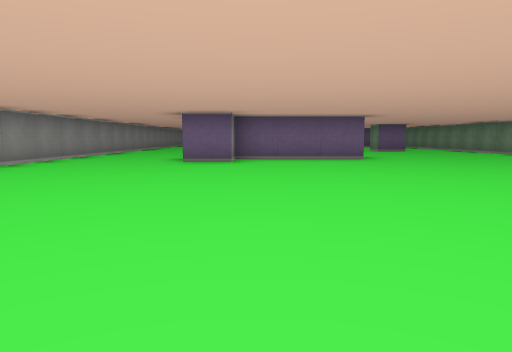
View 1 (above)

24 first-person views from a walk through a cub3D ray-caster map. The camera is about half as high as the walls, tilts 6° down and sees 70° across. The floor is counted in squares. Each view is taken from the middle of a square. On the plan, view 1 faces up. The plan holds only what a view shows up to about 9 squares ahead; the rest is blank.

View 2
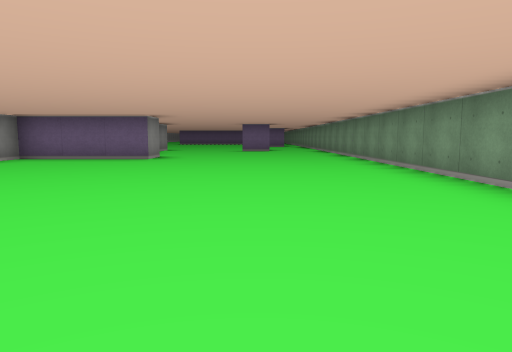

View 3
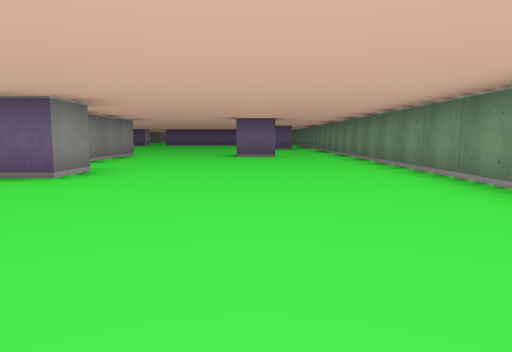

View 4
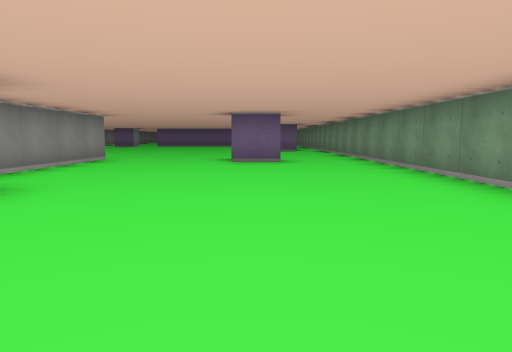

View 5
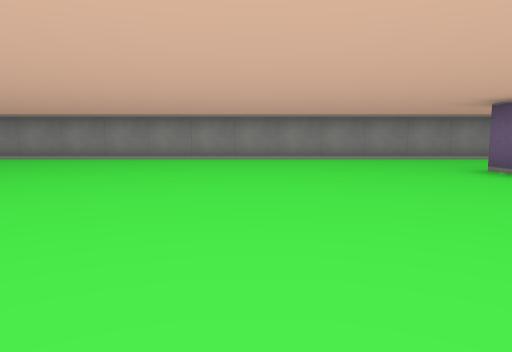

View 6
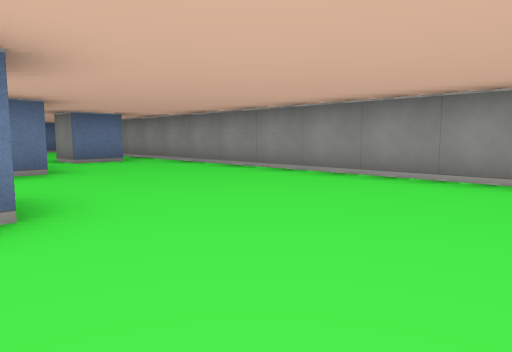

View 7
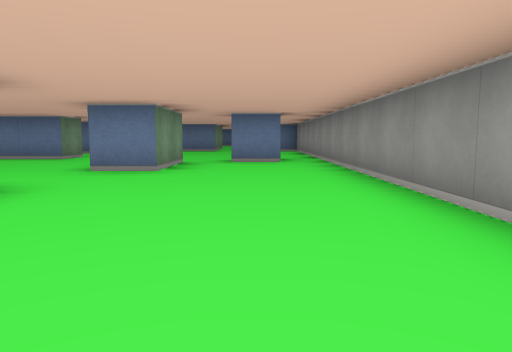

View 8
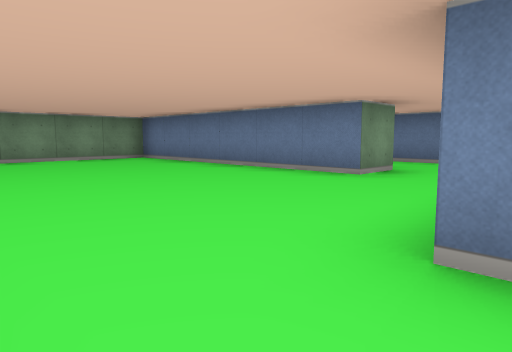

View 9
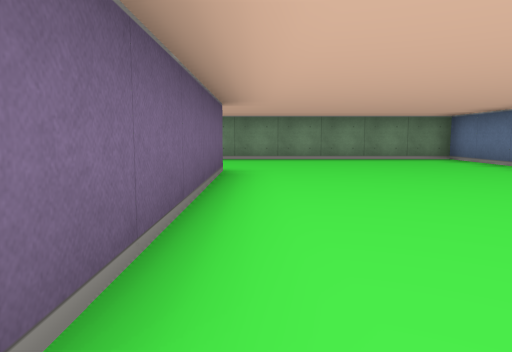

View 10
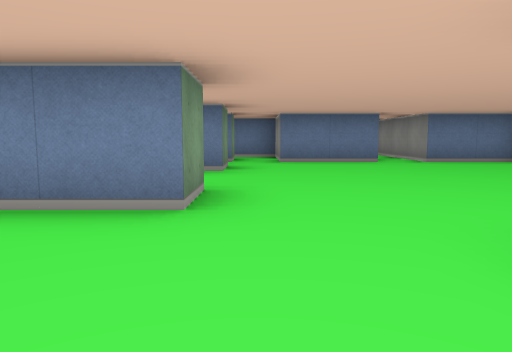

View 11
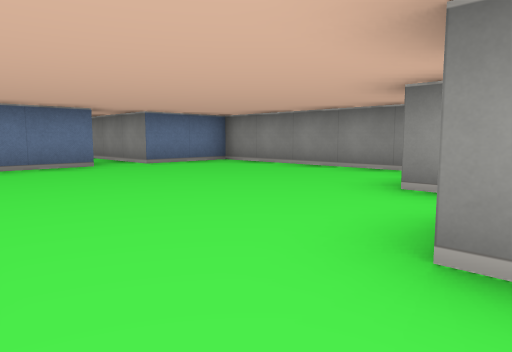

View 12
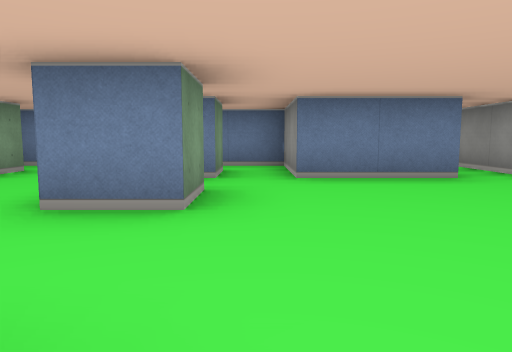

View 13
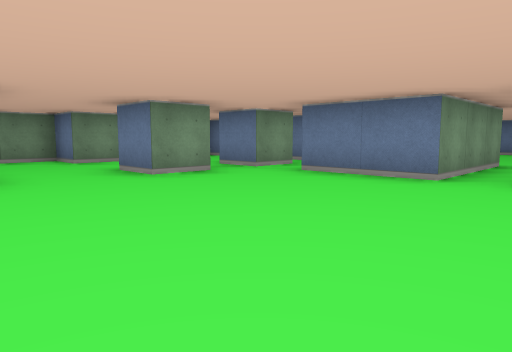

View 14
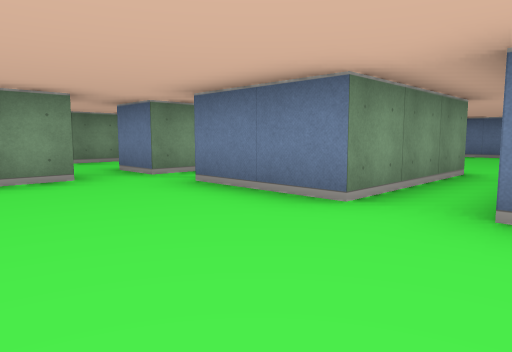

View 15
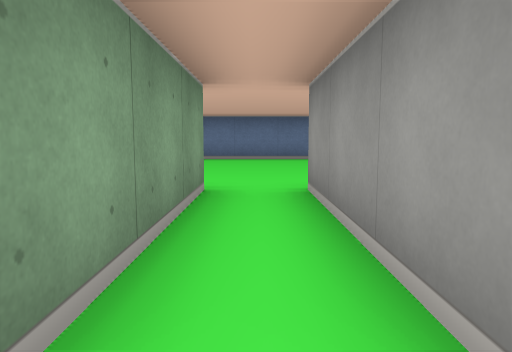

View 16
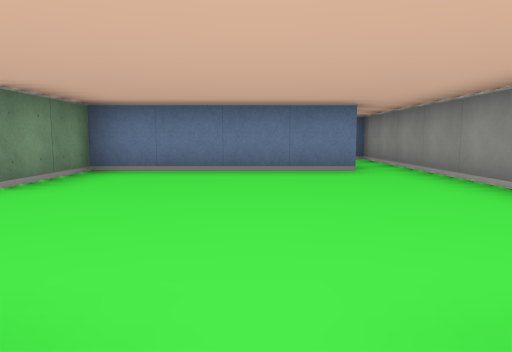

View 17
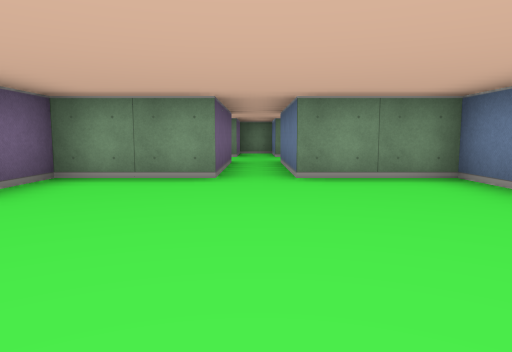

View 18
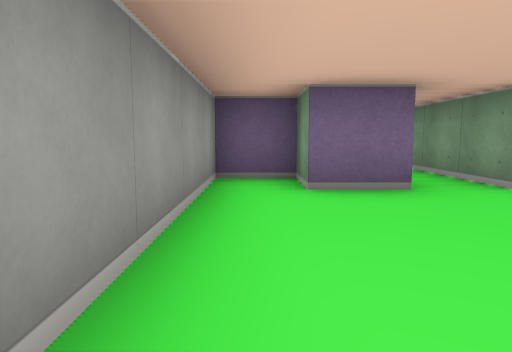

View 19
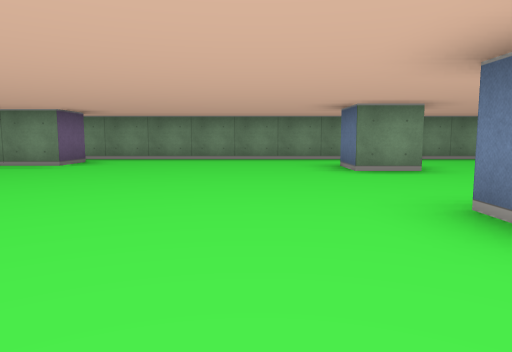

View 20
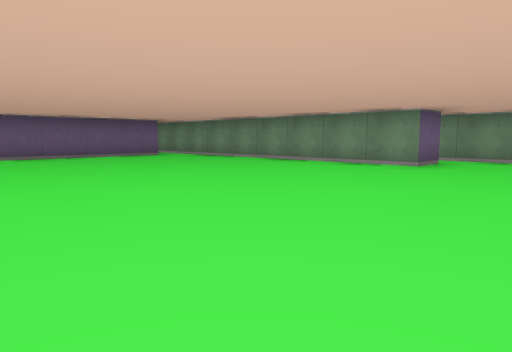

View 21
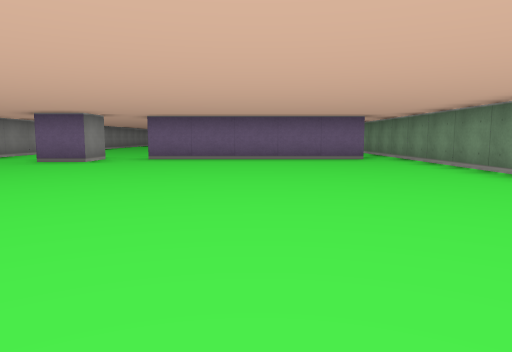

View 22
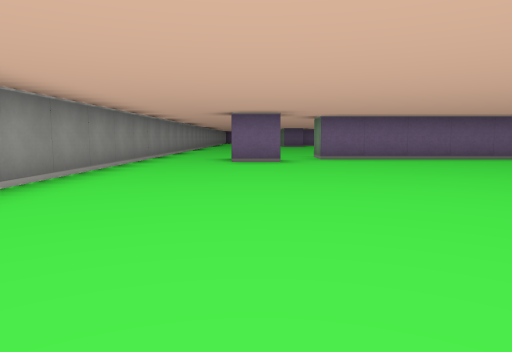

View 23
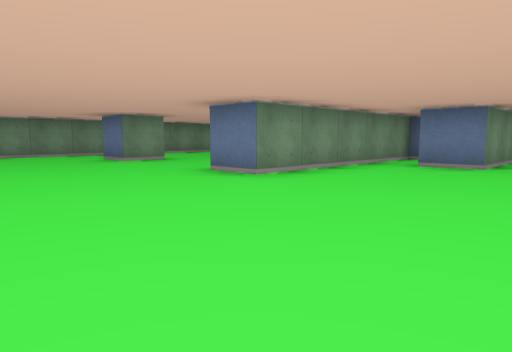

View 24
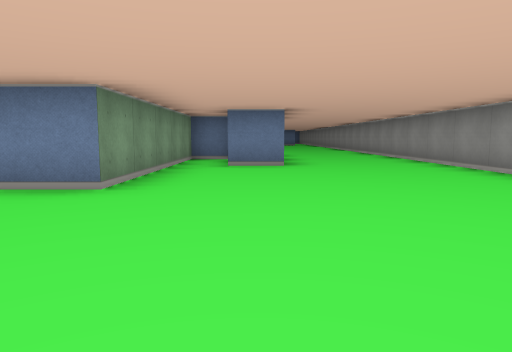

### Floor plan
Points are (right, up) in squares from view 1. A wall is a line through its corners. A room is listed if a view was taken in it or the views show most of it. See-through windows are left out.
Room 1 (views 1, 2, 3, 4, 5, 6, 7, 8, 9, 10, 11, 12, 13, 14, 15, 19, 20, 21, 22, 23, 24)
walls: (5.6, 13.5) (4.5, 13.5) (4.5, 14.5) (5.5, 14.5); (-4.5, 13.1) (-4.5, -11.5) (-2.5, -11.5); (6.6, 19.5) (5.5, 19.5) (5.5, 27.1); (-0.4, 9.5) (0.5, 9.5) (0.5, 14.5) (1.5, 14.5) (1.5, 10.9); (2.5, 9.5) (2.5, 8.5) (-0.5, 8.5) (-0.5, 7.5) (-1.5, 7.5); (-1.5, 9.5) (-1.5, 11.5) (-0.5, 11.5); (-1.5, 26.5) (-1.5, 25.5) (-2.5, 25.5); (4.6, 26.5) (-0.5, 26.5) (-0.5, 27.1); (-4.5, 27.1) (-4.5, 21.5); (7.5, 3.5) (7.5, 20); (4.5, -1.5) (-0.4, -1.5); (-1.5, -5.5) (-1.5, -3.5) (-0.5, -3.5); (-3.6, -5.5) (-2.5, -5.5) (-2.5, -6.5); (1.5, -7.6) (1.5, -6.5) (7.5, -6.5) (7.5, -1.1); (1.5, -10.6) (1.5, -9.5) (2.5, -9.5); (4.5, -10.5) (4.5, -9.5) (5.5, -9.5) (5.5, -8.5); (-1.5, -11.5) (0.5, -11.5) (0.5, -13.5) (2.4, -13.5); (1.5, -12.5) (1.5, -11.5) (2.5, -11.5); (4.5, -12.5) (4.5, -11.5)
ways out: opening at (-2, -12) to room 2
Room 2 (views 16, 17, 18)
walls: (-1.5, -14.6) (-1.5, -11.5); (-3.6, -19.5) (0.5, -19.5) (0.5, -17.5) (3.4, -17.5); (-2.5, -11.5) (-2.5, -14.5) (-3.5, -14.5) (-3.5, -13.5) (-4.5, -13.5) (-4.5, -19.5); (3.5, -16.5) (0.5, -16.5) (0.5, -14.5) (-0.5, -14.5)
ways out: opening at (-2, -12) to room 1; opening at (-4, -20.5); opening at (3, -17)

Positions as (right, up) in squares from view 1, and headings:
1: (0, 0), facing up
2: (5, 0), facing up
3: (5, 4), facing up
4: (5, 6), facing up
5: (4, 4), facing left
6: (0, 2), facing down-left
7: (-3, 2), facing down
8: (-1, -2), facing down-right
9: (-1, -2), facing right
10: (1, -4), facing down
11: (1, -5), facing down-left
12: (1, -7), facing down
13: (-3, -7), facing down-right
14: (-3, -9), facing down-right
15: (-2, -11), facing down
16: (-2, -14), facing down
17: (-4, -17), facing right
18: (-4, -18), facing up
19: (-1, 16), facing right
20: (-1, 17), facing up-right
21: (2, 18), facing up
22: (-2, 18), facing up
23: (-3, 18), facing down-right
24: (-1, 18), facing down
